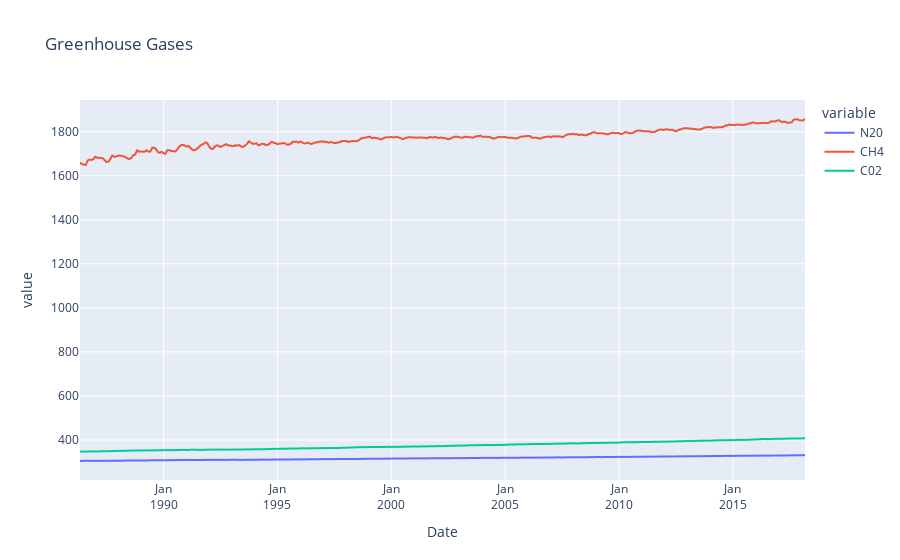

The code cell stored with this chart in its notebook:
### Code cell
import plotly.express as px
Combined_Carbon_AGAGE_PLOTTED = px.data.stocks()
fig = px.line(Combined_Carbon_AGAGE, x="Date", y=features_plot,
              hover_data={"Date": "|%B %d, %Y"},
              title='Greenhouse Gases')
fig.update_xaxes(
    # dtick="M1",
    tickformat="%b\n%Y")
fig.show()

### Figure 1 — Plotly figure (JSON) as saved in the notebook; plotly's stock layout.template omitted (floating-point values rounded to 4 significant figures; data arrays with more than 128 entries replaced by an {"elided": "..."} marker saying what was removed)
{"data": [{"hovertemplate": "variable=N20<br>Date=%{x|%B %d, %Y}<br>value=%{y}<extra></extra>", "legendgroup": "N20", "line": {"color": "#636efa", "dash": "solid"}, "mode": "lines", "name": "N20", "showlegend": true, "type": "scattergl", "x": {"elided": "381 str values"}, "xaxis": "x", "y": {"elided": "381 float values"}, "yaxis": "y"}, {"hovertemplate": "variable=CH4<br>Date=%{x|%B %d, %Y}<br>value=%{y}<extra></extra>", "legendgroup": "CH4", "line": {"color": "#EF553B", "dash": "solid"}, "mode": "lines", "name": "CH4", "showlegend": true, "type": "scattergl", "x": {"elided": "381 str values"}, "xaxis": "x", "y": {"elided": "381 float values"}, "yaxis": "y"}, {"hovertemplate": "variable=C02<br>Date=%{x|%B %d, %Y}<br>value=%{y}<extra></extra>", "legendgroup": "C02", "line": {"color": "#00cc96", "dash": "solid"}, "mode": "lines", "name": "C02", "showlegend": true, "type": "scattergl", "x": {"elided": "381 str values"}, "xaxis": "x", "y": {"elided": "381 float values"}, "yaxis": "y"}], "layout": {"legend": {"title": {"text": "variable"}, "tracegroupgap": 0}, "title": {"text": "Greenhouse Gases"}, "xaxis": {"anchor": "y", "domain": [0, 1], "tickformat": "%b\n%Y", "title": {"text": "Date"}}, "yaxis": {"anchor": "x", "domain": [0, 1], "title": {"text": "value"}}}}
